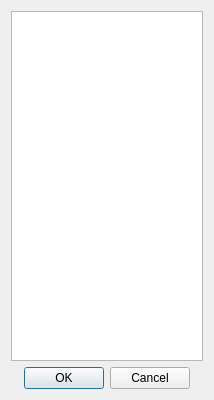
<?xml version="1.0" encoding="UTF-8"?>
<ui version="4.0">
 <class>ColorSelectorDialog</class>
 <widget class="QDialog" name="ColorSelectorDialog">
  <property name="geometry">
   <rect>
    <x>0</x>
    <y>0</y>
    <width>214</width>
    <height>400</height>
   </rect>
  </property>
  <property name="sizePolicy">
   <sizepolicy hsizetype="Maximum" vsizetype="Maximum">
    <horstretch>0</horstretch>
    <verstretch>0</verstretch>
   </sizepolicy>
  </property>
  <property name="windowTitle">
   <string>Dialog</string>
  </property>
  <layout class="QVBoxLayout" name="verticalLayout_2">
   <item>
    <layout class="QVBoxLayout" name="verticalLayout">
     <item>
      <widget class="QTableWidget" name="tableWidget"/>
     </item>
    </layout>
   </item>
   <item>
    <layout class="QHBoxLayout" name="horizontalLayout">
     <item>
      <widget class="QDialogButtonBox" name="buttonBox">
       <property name="sizePolicy">
        <sizepolicy hsizetype="Maximum" vsizetype="Fixed">
         <horstretch>0</horstretch>
         <verstretch>0</verstretch>
        </sizepolicy>
       </property>
       <property name="orientation">
        <enum>Qt::Horizontal</enum>
       </property>
       <property name="standardButtons">
        <set>QDialogButtonBox::Cancel|QDialogButtonBox::Ok</set>
       </property>
      </widget>
     </item>
    </layout>
   </item>
  </layout>
 </widget>
 <resources/>
 <connections>
  <connection>
   <sender>buttonBox</sender>
   <signal>accepted()</signal>
   <receiver>ColorSelectorDialog</receiver>
   <slot>accept()</slot>
   <hints>
    <hint type="sourcelabel">
     <x>1104</x>
     <y>495</y>
    </hint>
    <hint type="destinationlabel">
     <x>157</x>
     <y>274</y>
    </hint>
   </hints>
  </connection>
  <connection>
   <sender>buttonBox</sender>
   <signal>rejected()</signal>
   <receiver>ColorSelectorDialog</receiver>
   <slot>reject()</slot>
   <hints>
    <hint type="sourcelabel">
     <x>1104</x>
     <y>495</y>
    </hint>
    <hint type="destinationlabel">
     <x>286</x>
     <y>274</y>
    </hint>
   </hints>
  </connection>
 </connections>
</ui>
